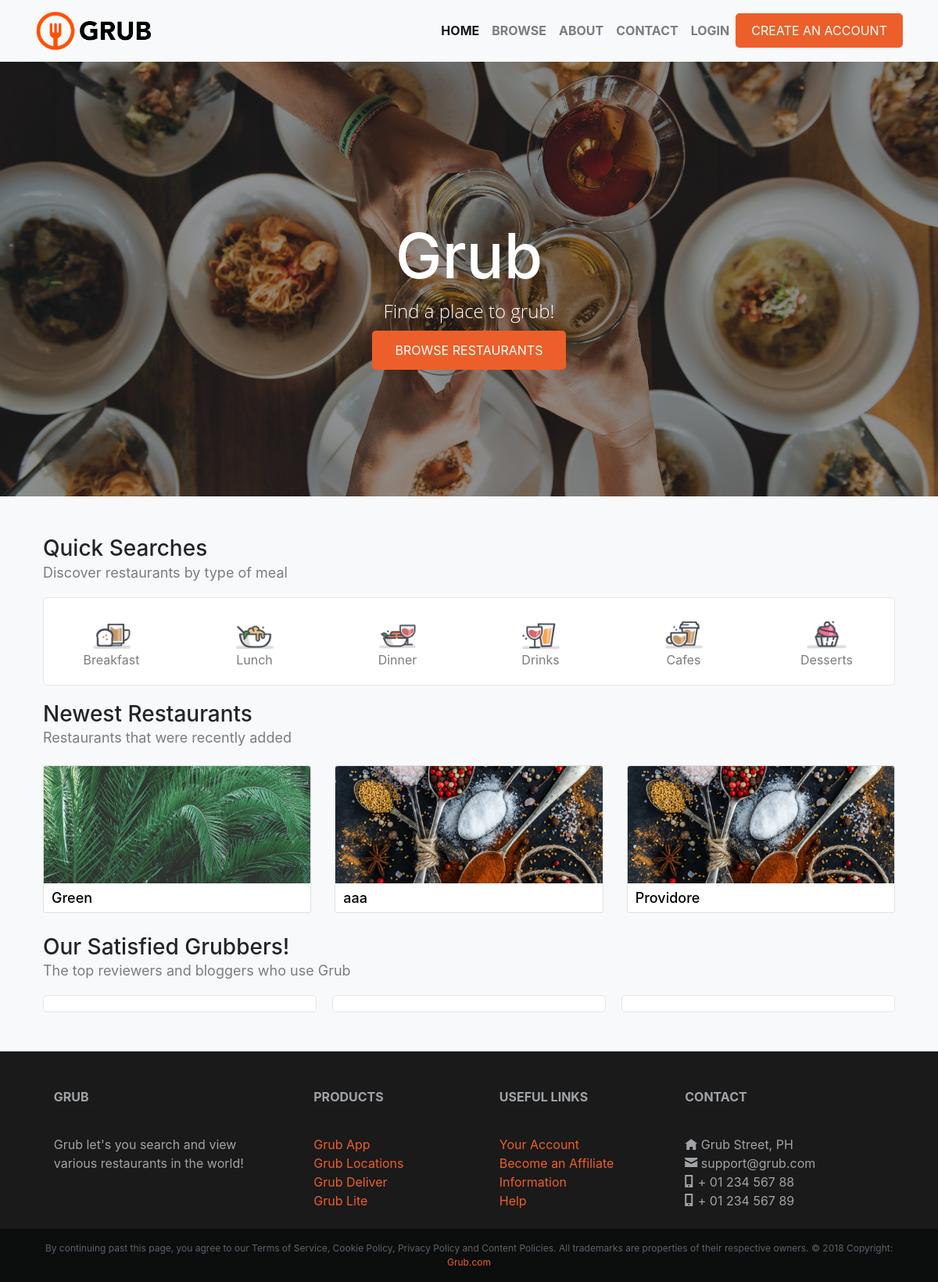
The app's page /, older data.
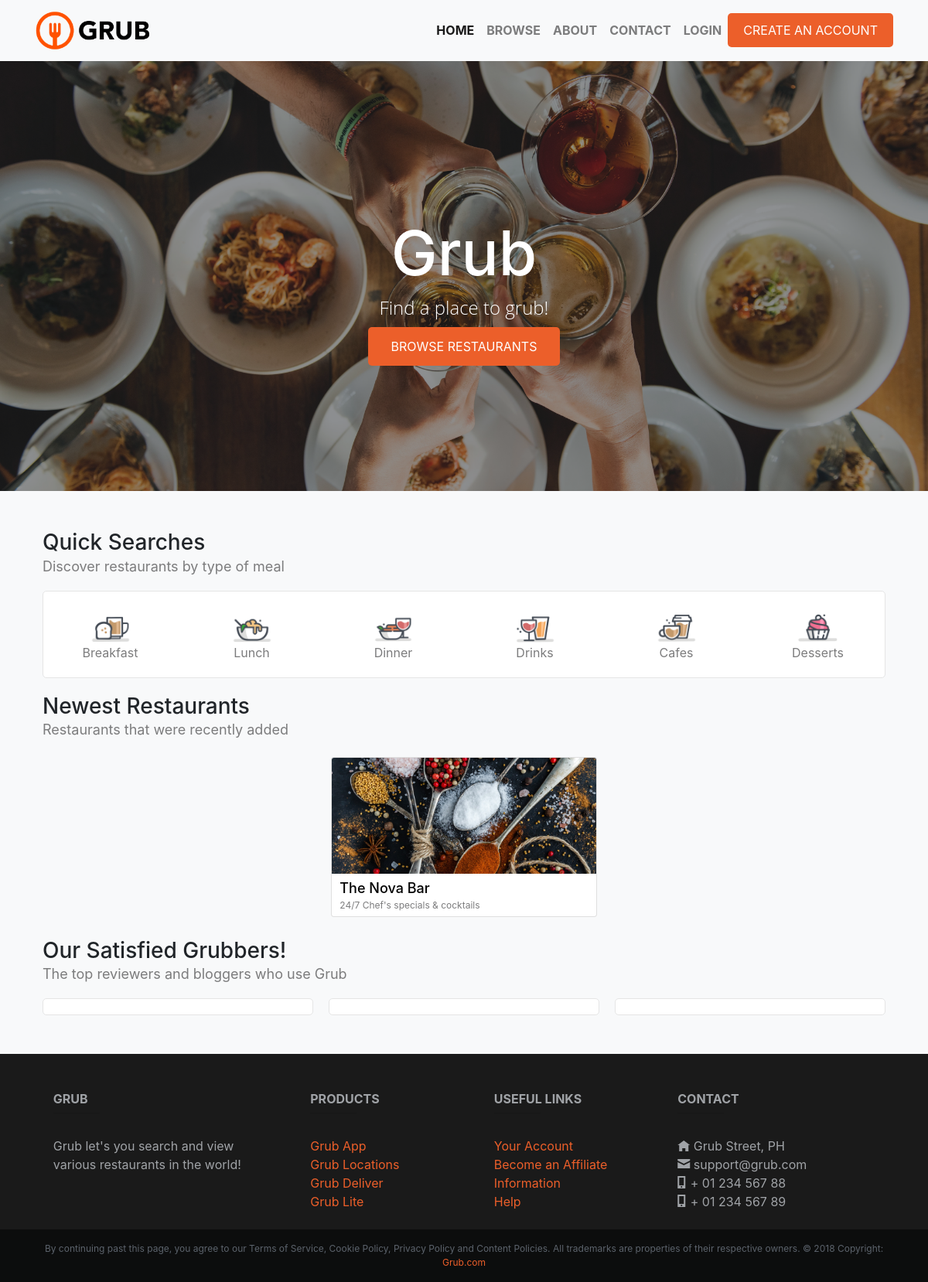
The same page, newer data.
### restaurants/models.py (models this page shows, shortened)
class Restaurant(Model):
    user = ForeignKey(User, on_delete=CASCADE)
    name = CharField(max_length=191)
    description = CharField(max_length=191)
    address = CharField(max_length=191)
    country = CharField(max_length=191)
    phone = CharField(max_length=191)
    category = ForeignKey(Category, on_delete=CASCADE)
    opening_hours = CharField(max_length=191)
    banner_image = ImageField(default='banner.jpg', upload_to='banner_image/%Y/%m/%d/', blank=True)
    created_at = DateTimeField(auto_now_add=True, editable=False)
    deleted_at = DateTimeField(null=True, blank=True, editable=False)
    updated_at = DateTimeField(auto_now=True, editable=False)

### grub/views.py (the view)
# urls.py: path('', views.home, name="home"),
def home(request):
	restaurants = Restaurant.objects.all()
	context = {
		"title": "Welcome to home",
		"restaurantlist": restaurants,
	}
	return render(request, "index.html", context)

### templates/index.html (shortened to what this page needs)
{% extends "base.html" %}
{% load static %}
{% block content %}
    <header class="masthead" style="background-image: url({% static 'images/wine-toast.jpg' %})">
      <div class="overlay"></div>
      <div class="container">
        <div class="row">
          <div class="col-lg-8 col-md-10 mx-auto">
            <div class="site-heading">
              <h1>Grub</h1>
              <span class="subheading">Find a place to grub!</span>
			  <a class="searchnow-btn text-uppercase transition" href="{% url 'resto:index' %}" role="button">Browse Restaurants</a>
            </div>
          </div>
        </div>
      </div>
    </header>
	<div class="container">
		<h3>Quick Searches</h3>
		<h5>Discover restaurants by type of meal</h5>
		<div class="bg-box">
			<div class="row">
				<div class="col-6 col-sm-2 opaque-hover meal-container">
					<a href="#">
						<img class="meal-icon transition" src="{% static 'images/icons/breakfast.png' %}">
						<p class="meal-text transition">Breakfast</p>
					</a>
				</div>
				<div class="col-6 col-sm-2 opaque-hover meal-container">
					<a href="#">
						<img class="meal-icon transition" src="{% static 'images/icons/lunch.png' %}">
						<p class="meal-text transition">Lunch</p>
					</a>
				</div>
				<div class="col-6 col-sm-2 opaque-hover meal-container">
					<a href="#">
						<img class="meal-icon transition" src="{% static 'images/icons/dinner.png' %}">
						<p class="meal-text transition">Dinner</p>
					</a>
				</div>
				<div class="col-6 col-sm-2 opaque-hover meal-container">
					<a href="#">
						<img class="meal-icon transition" src="{% static 'images/icons/drinks.png' %}">
						<p class="meal-text transition">Drinks</p>
					</a>
				</div>
				<div class="col-6 col-sm-2 opaque-hover meal-container">
					<a href="#">
						<img class="meal-icon transition" src="{% static 'images/icons/cafes.png' %}">
						<p class="meal-text transition">Cafes</p>
					</a>
				</div>
				<div class="col-6 col-sm-2 opaque-hover meal-container">
					<a href="#">
						<img class="meal-icon transition" src="{% static 'images/icons/desserts.png' %}">
						<p class="meal-text transition">Desserts</p>
					</a>
				</div>
			</div>
		</div>
		<h3>Newest Restaurants</h3>
		<h5>Restaurants that were recently added</h5>
		<div class="row primary-align d-flex justify-content-center" style="margin: 0 -5px;">
            {% for item in restaurantlist reversed %}
			<div class="col-md-6 col-lg-4 opaque-hover">
				<a style="margin: 10px 5px;" href="{% url 'resto:read' item.name item.id %}">
					<div class="card transition">
						<img class="card-img-top" src="/media/{{ item.banner_image }}" alt="Card image cap">
						<div class="card-body">
							<p class="card-text" style="font-weight: 500; font-size: 18px; color: #000;">{{ item.name }}</p>
							<p class="card-text" style="font-weight: 400; font-size: 12px; color: #7C7C7D;">{{ item.description }}</p>
						</div>
					</div>
				</a>
			</div>
            {% empty %}
            <div class="bg-box" style="padding: 20px; width: 95%;">
                <p>Sorry, no restaurants registered yet.</p>
            </div>
            {% endfor %}
        </div>
		<h3>Our Satisfied Grubbers!</h3>
		<h5>The top reviewers and bloggers who use Grub</h5>
		<div class="container">
			<div class="row">
				<div class="bg-box col-md"></div>
				<div class="bg-box col-md"></div>
				<div class="bg-box col-md"></div>
			</div>
		</div>
	</div>
{% endblock %}

Row changes from the older to the newer data that the page shows:
removed Restaurant: banner_image (picture), name "Green"
removed Restaurant: banner_image (picture), name "aaa"
removed Restaurant: banner_image (picture), name "Providore"
added Restaurant: banner_image (picture), name "The Nova Bar", description "24/7 Chef's specials & cocktails"
